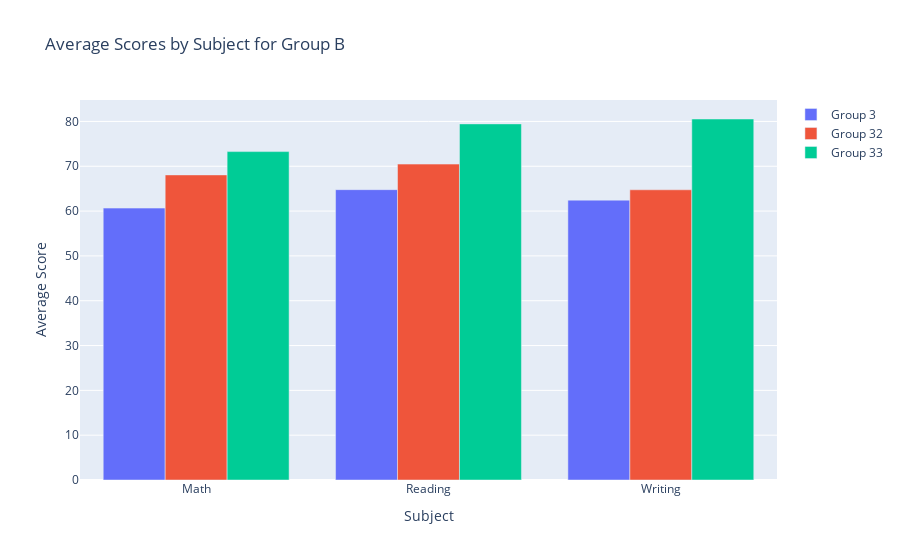

Write notebook code for a chart like this one.
### Markdown cell above
//////////////////////////////////////////////////////////////////////////

### Code cell
subjects = ['Math', 'Reading', 'Writing']
groupb3_scores = [fil_gb3_math_avg, fil_gb3_read_avg, fil_gb3_write_avg]
groupb32_scores = [fil_gb32_math_avg, fil_gb32_read_avg, fil_gb32_write_avg]
groupb33_scores = [fil_gb33_math_avg, fil_gb33_read_avg, fil_gb33_write_avg]

# Plotly grouped bar chart with just one group for now
fig = go.Figure(data=[
    go.Bar(name='Group 3', x=subjects, y=groupb3_scores),
    go.Bar(name='Group 32', x=subjects, y=groupb32_scores),
    go.Bar(name='Group 33', x=subjects, y=groupb33_scores)
])

# Customize layout
fig.update_layout(
    title='Average Scores by Subject for Group B',
    xaxis_title='Subject',
    yaxis_title='Average Score',
    barmode='group'
)

fig.show()

### Figure 1 — Plotly figure (JSON) as saved in the notebook; plotly's stock layout.template omitted (floating-point values rounded to 4 significant figures)
{"data": [{"name": "Group 3", "type": "bar", "x": ["Math", "Reading", "Writing"], "y": [60.67, 64.78, 62.44]}, {"name": "Group 32", "type": "bar", "x": ["Math", "Reading", "Writing"], "y": [68.07, 70.48, 64.75]}, {"name": "Group 33", "type": "bar", "x": ["Math", "Reading", "Writing"], "y": [73.27, 79.45, 80.55]}], "layout": {"barmode": "group", "title": {"text": "Average Scores by Subject for Group B"}, "xaxis": {"title": {"text": "Subject"}}, "yaxis": {"title": {"text": "Average Score"}}}}
